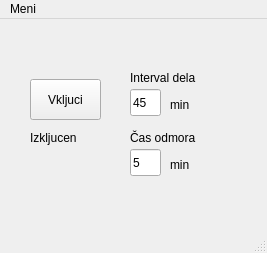
<?xml version="1.0" encoding="UTF-8"?>
<ui version="4.0">
 <class>mainForm</class>
 <widget class="QMainWindow" name="mainForm">
  <property name="geometry">
   <rect>
    <x>0</x>
    <y>0</y>
    <width>267</width>
    <height>253</height>
   </rect>
  </property>
  <property name="windowTitle">
   <string>mainForm</string>
  </property>
  <widget class="QWidget" name="centralwidget">
   <widget class="QPushButton" name="pushButtonVklop">
    <property name="geometry">
     <rect>
      <x>30</x>
      <y>60</y>
      <width>71</width>
      <height>41</height>
     </rect>
    </property>
    <property name="text">
     <string>Vkljuci</string>
    </property>
   </widget>
   <widget class="QLineEdit" name="lineEditCasOdmora">
    <property name="geometry">
     <rect>
      <x>130</x>
      <y>130</y>
      <width>31</width>
      <height>27</height>
     </rect>
    </property>
    <property name="text">
     <string>5</string>
    </property>
   </widget>
   <widget class="QLabel" name="label">
    <property name="geometry">
     <rect>
      <x>130</x>
      <y>110</y>
      <width>91</width>
      <height>17</height>
     </rect>
    </property>
    <property name="text">
     <string>Čas odmora</string>
    </property>
   </widget>
   <widget class="QLabel" name="label_2">
    <property name="geometry">
     <rect>
      <x>130</x>
      <y>50</y>
      <width>91</width>
      <height>17</height>
     </rect>
    </property>
    <property name="text">
     <string>Interval dela</string>
    </property>
   </widget>
   <widget class="QLineEdit" name="lineEditIntervalDela">
    <property name="geometry">
     <rect>
      <x>130</x>
      <y>70</y>
      <width>31</width>
      <height>27</height>
     </rect>
    </property>
    <property name="text">
     <string>45</string>
    </property>
   </widget>
   <widget class="QLabel" name="labelIzpis">
    <property name="geometry">
     <rect>
      <x>30</x>
      <y>110</y>
      <width>67</width>
      <height>17</height>
     </rect>
    </property>
    <property name="text">
     <string>Izkljucen</string>
    </property>
   </widget>
   <widget class="QLabel" name="label_3">
    <property name="geometry">
     <rect>
      <x>170</x>
      <y>70</y>
      <width>51</width>
      <height>31</height>
     </rect>
    </property>
    <property name="text">
     <string>min</string>
    </property>
   </widget>
   <widget class="QLabel" name="label_4">
    <property name="geometry">
     <rect>
      <x>170</x>
      <y>130</y>
      <width>51</width>
      <height>31</height>
     </rect>
    </property>
    <property name="text">
     <string>min</string>
    </property>
   </widget>
  </widget>
  <widget class="QMenuBar" name="menubar">
   <property name="geometry">
    <rect>
     <x>0</x>
     <y>0</y>
     <width>267</width>
     <height>25</height>
    </rect>
   </property>
   <widget class="QMenu" name="menuMeni">
    <property name="title">
     <string>Meni</string>
    </property>
    <addaction name="actionIzhod"/>
   </widget>
   <addaction name="menuMeni"/>
  </widget>
  <widget class="QStatusBar" name="statusbar"/>
  <action name="actionIzhod">
   <property name="text">
    <string>Izhod</string>
   </property>
  </action>
 </widget>
 <resources/>
 <connections/>
</ui>
